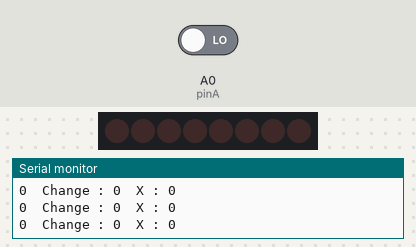
A sketch run on a simulated Arduino Uno, built with avr-gcc and run on an emulated ATmega328P. Parts: 8 shift-register outputs drawn as a row of LEDs (first output left, lit = HIGH), the last lines printed to the serial monitor. Wiring (inferred from the names in the program): shift register (74HC595): data pin 11; shift clock pin 13; latch pin 10. Wiring (inferred from the signals the program sends): row of LEDs: on Q0, Q1, Q2, Q3, Q4, Q5, Q6, Q7. The inputs (shaded band) are chosen by the test bench; at power-on: A0 (pinA) LOW.

Above: at 2.8 s.
2.9 s: A0 (pinA) driven HIGH
At 3.4 s:
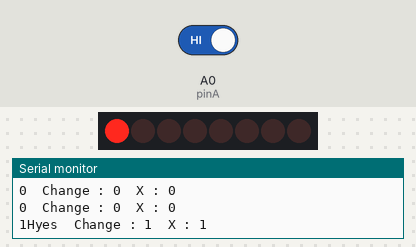
7.0 s: A0 (pinA) driven LOW
At 7.7 s:
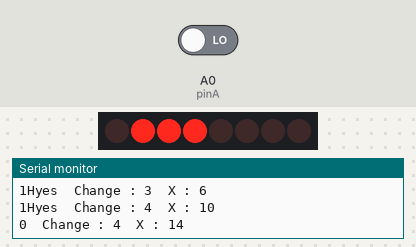
11.1 s: A0 (pinA) driven HIGH
At 13.6 s:
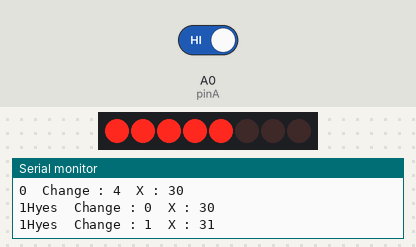
15.2 s: A0 (pinA) driven LOW
At 16.8 s:
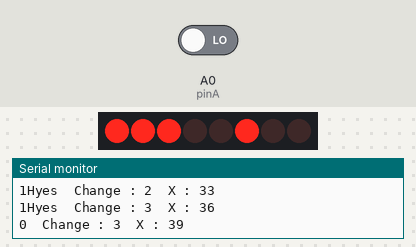
19.3 s: A0 (pinA) driven HIGH
At 21.4 s:
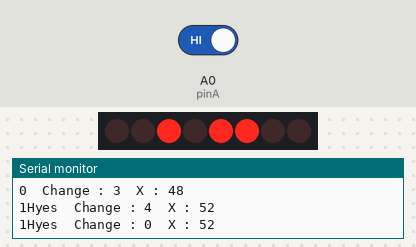
23.4 s: A0 (pinA) driven LOW
At 24.5 s:
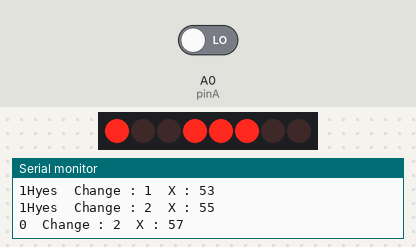
Timing chart, 0 to 31.5 s (numbered marks = the images above; inputs shaded):
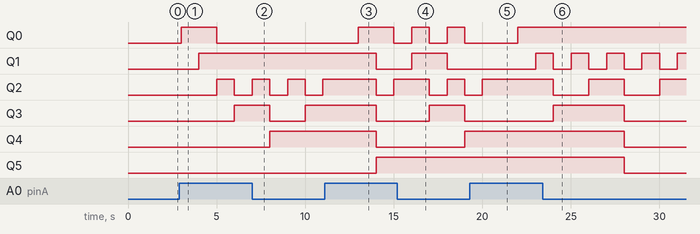

Measured:
- after the input at 2.9 s, Q0: LOW → HIGH after 0.10 s, → LOW 2.0 s later; Q1: LOW → HIGH after 1.1 s; Q2: LOW → HIGH after 2.1 s, → LOW 1.0 s later; Q3: LOW → HIGH after 3.1 s

The sketch:

shift_register.ino
```cpp
const int latch_pin = 10;
const int clock_pin = 13;
const int data_pin = 11;
const int pinA = A0;
int x;
int change;

void setup() {
  pinMode(latch_pin,OUTPUT);
  pinMode(clock_pin,OUTPUT);
  pinMode(data_pin,OUTPUT);
  pinMode(pinA,INPUT);
  Serial.begin(9600);
}

void loop() {
  int pin4S = digitalRead(pinA);
  Serial.print(pin4S);


  if (pin4S == HIGH) {
    Serial.print("Hyes");
    change = change + 1;

  }
  if (change >= 5) {
    change = 0;
  }
  Serial.print("  Change : ");
  Serial.print(change);


  x = x + change;
  if (x >= 256) {
    x = 0;
  }
  Serial.print("  X : ");
  Serial.println(x);

  shiftOut(data_pin, clock_pin, MSBFIRST, x);
  digitalWrite(latch_pin,HIGH);
  digitalWrite(latch_pin,LOW);
  delay(1000);
}
```
